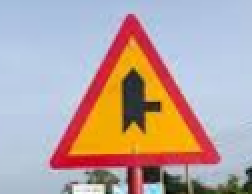
#> input picture Data/danger/00.png, 126 x 97 px (shown 2 times larger); its folder holds 5 pictures in this run
$ jupyter execute --allow-errors SVM.ipynb
#> lines starting #> are read from the running program, lines starting #| are printed output that depends on the picture
# Import các thư viện cần thiết

[cell 1]
from google.colab import drive
drive.mount("/content/drive")

[cell 2]
import numpy as np
import pandas as pd
import os
import time
import random
import matplotlib.pyplot as plt
import matplotlib.image as mpimg
import seaborn as sns

from glob import glob
from sklearn.svm import SVC
from sklearn.metrics import accuracy_score, confusion_matrix
from sklearn.model_selection import train_test_split
from sklearn.model_selection import GridSearchCV
from skimage.feature import hog

import PIL
from PIL import Image
import cv2
import pickle

# Import Dataset

[cell 3]
danger_paths = glob("/content/drive/MyDrive/FinalProject_CS231/data/danger"+"/*")[:150]
notify_paths = glob("/content/drive/MyDrive/FinalProject_CS231/data/instruction"+"/*")[:150]
prohi_paths = glob("/content/drive/MyDrive/FinalProject_CS231/data/prohibition"+"/*")[:150]
neg_paths = glob("/content/drive/MyDrive/FinalProject_CS231/data/neg"+"/*")[:150]

print("There are {} danger images in the dataset".format(len(danger_paths)))
print("There are {} notify images in the dataset".format(len(notify_paths)))
print("There are {} prohibition images in the dataset".format(len(prohi_paths)))
print("There are {} negative images in the dataset".format(len(neg_paths)))

# Sample

[cell 4]
def show(items: list, nrows=1, ncols=1, figsize: tuple[int, int] = None, random=False) -> None:
#> called with nrows = 3, ncols = 3, random = False
    fig = plt.gcf()
    if figsize is None:
        fig.set_size_inches(ncols * 3, nrows * 3)
    else:
        fig.set_size_inches(figsize[0], figsize[1])

    if random:
        random.shuffle(items)

    for i, item in enumerate(items[: nrows * ncols]):
        plt.subplot(nrows, ncols, i + 1)

        ax = plt.gca()
        ax.xaxis.set_major_locator(plt.NullLocator())
        ax.yaxis.set_major_locator(plt.NullLocator())

        image = plt.imread(item) if type(item) is str else item
#> image is the input picture: shape (97, 126, 3) float32; mean R, G, B 0.724, 0.644, 0.628
        plt.imshow(image, cmap = None if image.ndim != 2 else 'gray')
#> pass 2 of the loop in show, `for i, item in enumerate(items[: nrows * ncols]):`:
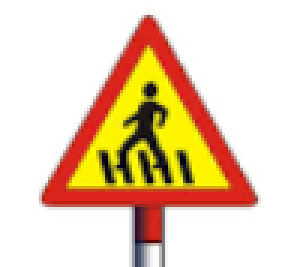
#> input picture Data/danger/01.png, 95 x 89 px (shown 3 times larger)
#> in show, image is the input picture: shape (89, 95, 3) float32; mean R, G, B 0.919, 0.82, 0.709
#> pass 3 of the loop in show, `for i, item in enumerate(items[: nrows * ncols]):`:
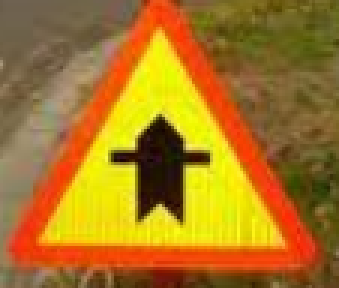
#> input picture Data/danger/02.png, 113 x 96 px (shown 3 times larger)
#> in show, image is the input picture: shape (96, 113, 3) float32; mean R, G, B 0.662, 0.471, 0.133
#> the loop made 5 passes; the first 3 are shown

    plt.show()
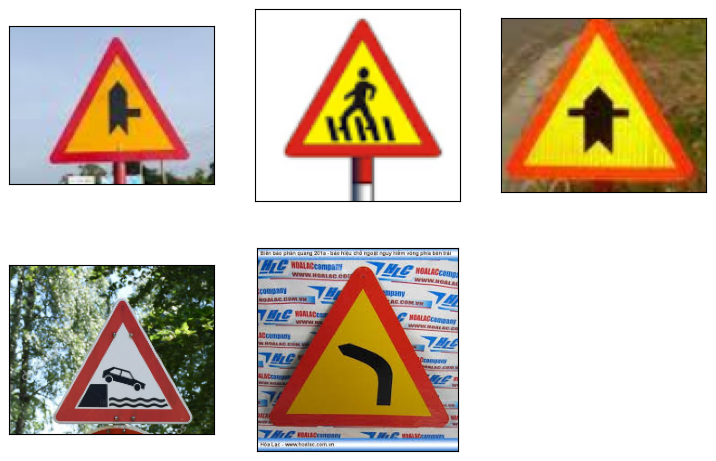
#> figure drawn by matplotlib, 5 panels

[cell 5]
show(danger_paths, 3, 3)

[cell 6]
show(neg_paths, 3, 3)

#> (a cell that did not finish here is left out)

[cell 8]
PIXELS_PER_CELL = (8, 8)

[cell 9]
from skimage.feature import hog

#> (the rest of this cell did not finish here and is left out)

[cell 10]
images = []
labels = []
def process_image(image_path, label):
#> called with image_path = 'Data/danger/00.png', label = 1
    img = np.asarray(Image.open(image_path))
    if len(img.shape) == 3:  # RGB image
        img = cv2.cvtColor(cv2.resize(img, (128, 128)), cv2.COLOR_RGB2GRAY)
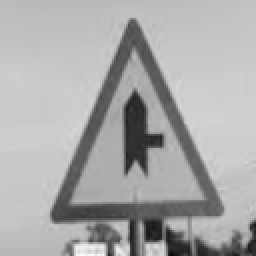
#> img: shape (128, 128) (shown 2 times larger); min 4, max 250, mean 169.8
    elif len(img.shape) == 2:  # Grayscale image
        img = cv2.resize(img, (128, 128))
    else:
        print("Unsupported image format:", image_path)
        return None, None
    hog_features = hog(img, orientations=9, pixels_per_cell=(8, 8),
                       cells_per_block=(2, 2), block_norm='L2-Hys')
#> hog_features = 8100 values, max 0.811 at index 5776, min 0 at index 0, mean 0.0985
    return hog_features, label

[cell 11]
# Process danger images and assign label 1
for danger_path in danger_paths:
    features, label = process_image(danger_path, 1)
#> features has the same summary as hog_features in process_image; label = 1
    if features is not None:
        images.append(features)
        labels.append(label)
#> pass 2 of the loop `for danger_path in danger_paths:`:
#> in process_image (call 2), `img = cv2.cvtColor(cv2.resize(img, (128, 128)), cv2.COLOR_RGB2GRAY)`:
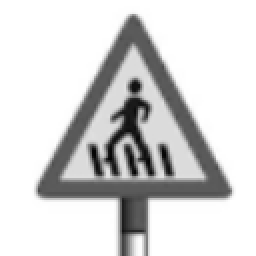
#> img: shape (128, 128) (shown 2 times larger); min 3, max 255, mean 213.3
#> hog_features = 8100 values, max 1 at index 382, min 0 at index 0, mean 0.0536
#> features has the same summary as hog_features in process_image
#> pass 3 of the loop `for danger_path in danger_paths:`:
#> in process_image (call 3), `img = cv2.cvtColor(cv2.resize(img, (128, 128)), cv2.COLOR_RGB2GRAY)`:
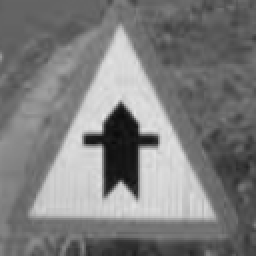
#> img: shape (128, 128) (shown 2 times larger); min 11, max 228, mean 124.8
#> hog_features = 8100 values, max 0.641 at index 6610, min 0 at index 3, mean 0.122
#> features has the same summary as hog_features in process_image
#> the loop made 5 passes; the first 3 are shown

# Process prohibition images and assign label 2
for prohi_path in prohi_paths:
    features, label = process_image(prohi_path, 2)
    if features is not None:
        images.append(features)
        labels.append(label)

# Process notify images and assign label 3
for notify_path in notify_paths:
    features, label = process_image(notify_path, 3)
    if features is not None:
        images.append(features)
        labels.append(label)

# Process negative images and assign label 0
for neg_path in neg_paths:
    features, label = process_image(neg_path, 0)
    if features is not None:
        images.append(features)
        labels.append(label)

[cell 12]
# Convert lists to numpy arrays
x = np.asarray(images)
y = np.asarray(labels)

print("Shape of image set:", x.shape)
#| Shape of image set: (5, 8100)
print("Shape of labels:", y.shape)
#| Shape of labels: (5,)

[cell 13]
# Split to traning test and test set
x_train,x_test,y_train,y_test = train_test_split(x,y,test_size=0.2,random_state=42)

print(x_train.shape)
#| (4, 8100)
print(x_test.shape)
#| (1, 8100)
print(y_train.shape)
#| (4,)
print(y_test.shape)
#| (1,)

[cell 14]
from sklearn.preprocessing import StandardScaler

scaler = StandardScaler()
x_train = scaler.fit_transform(x_train)
x_test = scaler.transform(x_test)

[cell 15]
from sklearn.decomposition import PCA

pca = PCA(n_components=0.95)
x_train_pca = pca.fit_transform(x_train)
x_test_pca = pca.transform(x_test)

svc = SVC(kernel = 'rbf', verbose=True, random_state=42)
#> (the rest of this cell did not finish here and is left out)

### Building SVM Classifier

[cell 16]
from sklearn.svm import SVC

svc = SVC(random_state=42)
#> (the rest of this cell did not finish here and is left out)

#> (a cell that did not finish here is left out)

## Visualize

[cell 18]
import numpy as np
import matplotlib.pyplot as plt
from sklearn.svm import SVC
from sklearn.preprocessing import StandardScaler
from sklearn.decomposition import PCA
from sklearn.model_selection import train_test_split
from sklearn.metrics import accuracy_score
from PIL import Image
import cv2
from skimage.feature import hog
from glob import glob
import gc

# Standardize the dataset
scaler = StandardScaler()
x_train = scaler.fit_transform(x_train)
x_test = scaler.transform(x_test)

# Apply PCA to reduce the features to 2D for visualization
pca = PCA(n_components=2)
x_train_pca = pca.fit_transform(x_train)
x_test_pca = pca.transform(x_test)

# Creating and training the SVC model
svc = SVC(kernel='rbf', C=100, gamma='scale', verbose=True, random_state=42)
#> (the rest of this cell did not finish here and is left out)

[cell 19]
# Plot the training points with labels
colors = ['purple', 'blue', 'green', 'yellow']
for i in range(4):
    plt.scatter(x_train_pca[y_train == i, 0], x_train_pca[y_train == i, 1],
                label=f'Class {i}', edgecolors='k', marker='o', color=colors[i])
plt.xlabel('Principal Component 1')
plt.ylabel('Principal Component 2')
plt.title('SVM with RBF Kernel Decision Boundaries (PCA-reduced)')
plt.legend()
plt.show()
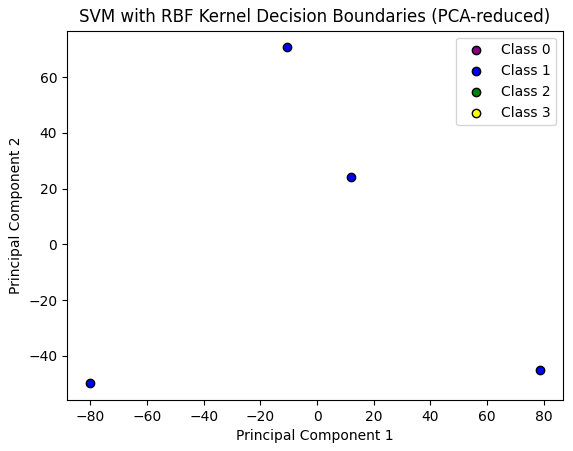
#> figure drawn by matplotlib, 1 panel
